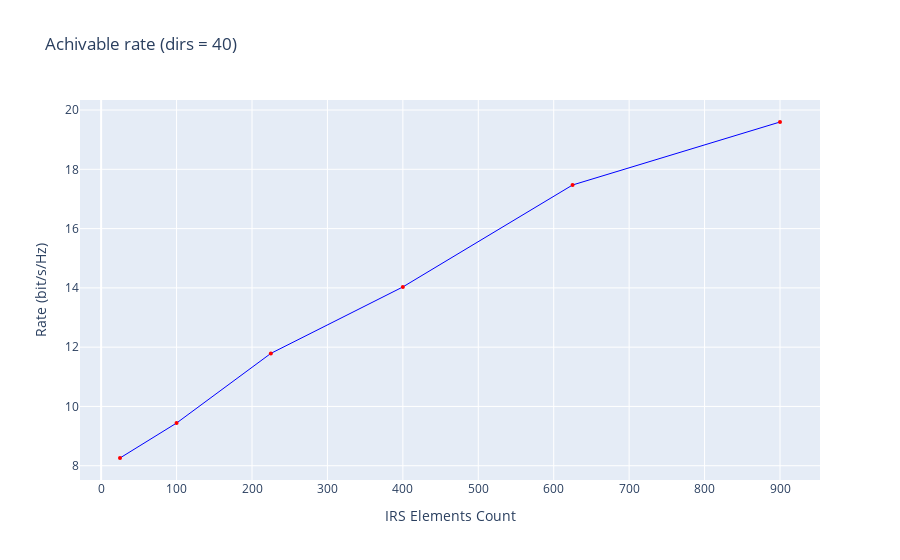

The code cell stored with this chart in its notebook:
### Code cell
# Create the line plot
normal_rate_fig = go.Figure(data=[go.Scatter(
    x=(Nris_count)**2,
    y=Nris_rates, 
    mode='lines+markers',  # Line + Markers
    marker=dict(size=4, color='red'),  # Marker style
    line=dict(color='blue', width=1),  # Line style
    name='Line with Markers'
)])


# Add titles and labels
normal_rate_fig.update_layout(
    title='Achivable rate (dirs = 40)',
    xaxis_title='IRS Elements Count',
    yaxis_title='Rate (bit/s/Hz)',  # Optional: Dark theme, change if needed
)

### Figure 1 — Plotly figure (JSON) as saved in the notebook; plotly's stock layout.template omitted (floating-point values rounded to 4 significant figures)
{"data": [{"line": {"color": "blue", "width": 1}, "marker": {"color": "red", "size": 4}, "mode": "lines+markers", "name": "Line with Markers", "type": "scatter", "x": [25.0, 100.0, 225.0, 400.0, 625.0, 900.0], "y": [8.261, 9.44, 11.79, 14.03, 17.47, 19.6]}], "layout": {"title": {"text": "Achivable rate (dirs = 40)"}, "xaxis": {"title": {"text": "IRS Elements Count"}}, "yaxis": {"title": {"text": "Rate (bit/s/Hz)"}}}}
